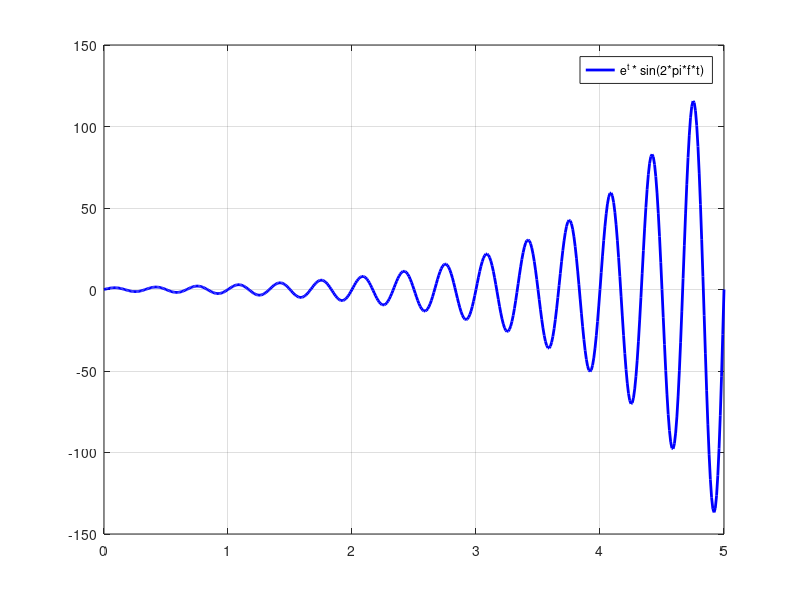

Write the MATLAB code that produced this figure.
clc; clear all;
t=0:0.01:5;
f=3;
x= sin (2*pi*f*t).*(exp(t));
plot(t,x,'b','linewidth',2);
legend('e^t * sin(2*pi*f*t)');
ylim([-150 150]);
grid on;